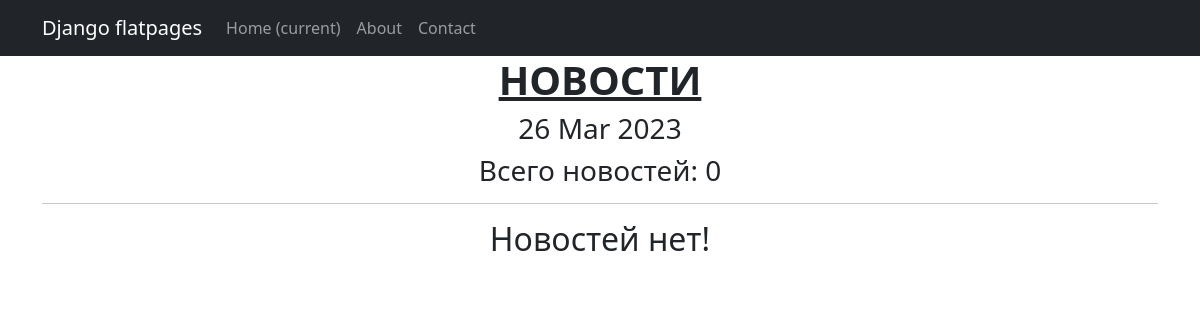
The page /news/ on the database as committed earlier.
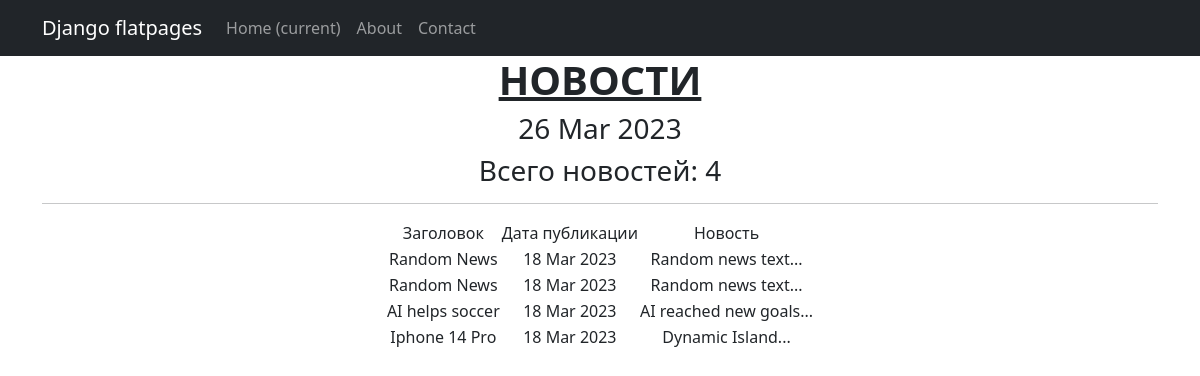
The same page on the database as committed later.
### news/models.py (models this page shows, shortened)
class Post(models.Model):
    news = 'NW'
    article = 'AR'
    CATEGORY_TYPE = [
        (news, 'Новость'),
        (article, 'Статья')
    ]
    author = models.ForeignKey(Author, on_delete=models.CASCADE)
    categoryType = models.CharField(max_length=2, choices=CATEGORY_TYPE, default=news)
    createDate = models.DateTimeField(auto_now_add=True)
    title = models.CharField(max_length=128)
    text = models.TextField()
    postCategory = models.ManyToManyField(Category, through='PostCategory')
    postRating = models.IntegerField(default=0)

### news/views.py (the view)
# urls.py: path('', NewsList.as_view()),
class NewsList(ListView):
    model = Post
    ordering = '-createDate'
    template_name = 'news_list.html'
    context_object_name = 'news'
    def get_context_data(self, **kwargs):
        context = super().get_context_data(**kwargs)
        context['time_now'] = datetime.utcnow()
        return context

### news/templatetags/my_filters.py (called while the page is built)
@register.filter()
def censor(value):
    text = value
    try:
        for word in WORDS:
            repl = word[0] + '*' * (len(word)-1)
            text = text.replace(word, repl)
    except Exception as e:
        print(f'Попытка применить censor-фильтр к переменной типа {type(value)}')
    return text

### templates/news_list.html (shortened to what this page needs)
{% extends 'flatpages/default.html' %}
{% load my_filters %}
{% block content %}
   <h1><span style="text-decoration: underline;"><strong>НОВОСТИ</strong></span></h1>
   <h3>{{ time_now|date:'d M Y' }}</h3>
   <h3>Всего новостей: {{ news|length }}</h3>
   <hr>
   {% if news %}
       <table style="margin-left: auto; margin-right: auto;">
           <tr>
               <td>Заголовок</td>
               <td>Дата публикации</td>
               <td>Новость</td>
           </tr>
           {% for news_copy in news %}
           <tr>
               <td>{{ news_copy.title|censor }}</td>
               <td>{{ news_copy.createDate|date:'d M Y' }}</td>
               <td>{{ news_copy.text|truncatewords:20|censor }}</td>
           </tr>
           {% endfor %}
       </table>
   {% else %}
       <h2>Новостей нет!</h2>
   {% endif %}
{% endblock content %}

### templates/flatpages/default.html (shortened to what this page needs)
<!DOCTYPE html>
<html lang="en">
    <head>
        {% load static %}
        <link href="{% static 'css/styles.css' %}" rel="stylesheet" />
    </head>
    <body>
        <nav class="navbar navbar-expand-lg navbar-dark bg-dark static-top">
   <div class="container">
       <a class="navbar-brand" href="#">Django flatpages</a>
       <div class="collapse navbar-collapse" id="navbarResponsive">
           <ul class="navbar-nav ml-auto">
               <li class="nav-item active">
                   <a class="nav-link" href="#">Home
                       <span class="sr-only">(current)</span>
                   </a>
               </li>
               <li class="nav-item">
                   <a class="nav-link" href="/about/">About</a>
               </li>
               <li class="nav-item">
                   <a class="nav-link" href="/contacts/">Contact</a>
               </li>
           </ul>
       </div>
   </div>
</nav>
        <div class="container">
           <div class="row">
               <div class="col-lg-12 text-center">
                   {% block content %}{% endblock content %}
               </div>
           </div>
        </div>
    </body>
</html>

Rows that differ between the two databases and show on the page:
added Post: title|censor "Random News", createDate "18 Mar 2023", text|censor "Random news text..."
added Post: title|censor "Random News", createDate "18 Mar 2023", text|censor "Random news text..."
added Post: title|censor "AI helps soccer", createDate "18 Mar 2023", text|censor "AI reached new goals..."
added Post: title|censor "Iphone 14 Pro", createDate "18 Mar 2023", text|censor "Dynamic Island..."
Other text that changed with them:
{{ news|length }}: "0" → "4"
text no longer shown: "Новостей нет!"
text now shown: "Заголовок Дата публикации Новость"
